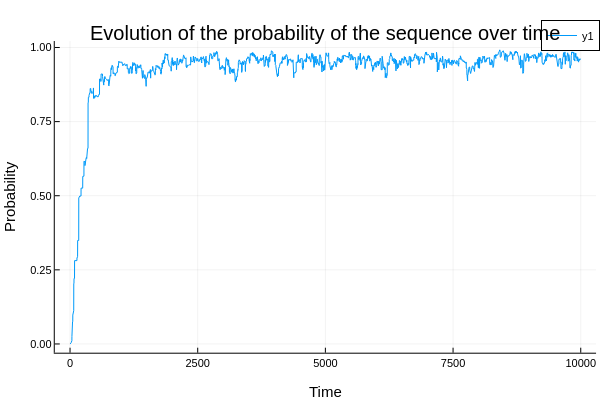

Source (notebook cell):
### Markdown cell above
## Metropolis general results

### Code cell
using .Metropolis: algo, all_ctc_maps, generate_seq
using Plots

seq = generate_seq()
target_number = 1234


final_seq, p_struct_time_t,_=algo(seq, target_number, all_ctc_maps, 10000, 100)
t=1:length(p_struct_time_t)
plot(t, p_struct_time_t, xlabel="Time", ylabel="Probability", title="Evolution of the probability of the sequence over time")

### Figure 1 — Plotly figure (JSON) as saved in the notebook; plotly's stock layout.template omitted (floating-point values rounded to 4 significant figures; data arrays with more than 128 entries replaced by an {"elided": "..."} marker saying what was removed)
{"data": [{"colorbar": {"len": 0.8657, "title": "", "x": 0.9934, "y": 0.5087}, "legendgroup": "y1", "line": {"color": "rgba(0, 154, 250, 1.000)", "dash": "solid", "shape": "linear", "width": 1}, "mode": "lines", "name": "y1", "showlegend": true, "type": "scatter", "x": {"elided": "10000 int values"}, "xaxis": "x", "y": {"elided": "10000 float values"}, "yaxis": "y"}], "layout": {"annotations": [{"font": {"color": "rgba(0, 0, 0, 1.000)", "family": "sans-serif", "size": 20}, "rotation": 0, "showarrow": false, "text": "Evolution of the probability of the sequence over time", "x": 0.5424, "xanchor": "center", "xref": "paper", "y": 1, "yanchor": "top", "yref": "paper"}], "height": 400, "legend": {"bgcolor": "rgba(255, 255, 255, 1.000)", "bordercolor": "rgba(0, 0, 0, 1.000)", "borderwidth": 1, "font": {"color": "rgba(0, 0, 0, 1.000)", "family": "sans-serif", "size": 11}, "title": {"font": {"color": "rgba(0, 0, 0, 1.000)", "family": "sans-serif", "size": 15}, "text": ""}, "tracegroupgap": 0, "traceorder": "normal", "x": 1, "xanchor": "auto", "y": 1, "yanchor": "auto"}, "margin": {"b": 20, "l": 0, "r": 0, "t": 20}, "paper_bgcolor": "rgba(255, 255, 255, 1.000)", "plot_bgcolor": "rgba(255, 255, 255, 1.000)", "showlegend": true, "width": 600, "xaxis": {"anchor": "y", "domain": [0.09128, 0.9934], "gridcolor": "rgba(0, 0, 0, 0.100)", "gridwidth": 0.5, "linecolor": "rgba(0, 0, 0, 1.000)", "mirror": false, "range": [-299.0, 10300.0], "showgrid": true, "showline": true, "showticklabels": true, "tickangle": 0, "tickcolor": "rgb(0, 0, 0)", "tickfont": {"color": "rgba(0, 0, 0, 1.000)", "family": "sans-serif", "size": 11}, "tickmode": "array", "ticks": "inside", "ticktext": ["0", "2500", "5000", "7500", "10000"], "tickvals": [0, 2500, 5000, 7500, 10000], "title": "Time", "titlefont": {"color": "rgba(0, 0, 0, 1.000)", "family": "sans-serif", "size": 15}, "type": "-", "visible": true, "zeroline": false, "zerolinecolor": "rgba(0, 0, 0, 1.000)"}, "yaxis": {"anchor": "x", "domain": [0.07581, 0.9415], "gridcolor": "rgba(0, 0, 0, 0.100)", "gridwidth": 0.5, "linecolor": "rgba(0, 0, 0, 1.000)", "mirror": false, "range": [-0.02951, 1.022], "showgrid": true, "showline": true, "showticklabels": true, "tickangle": 0, "tickcolor": "rgb(0, 0, 0)", "tickfont": {"color": "rgba(0, 0, 0, 1.000)", "family": "sans-serif", "size": 11}, "tickmode": "array", "ticks": "inside", "ticktext": ["0.00", "0.25", "0.50", "0.75", "1.00"], "tickvals": [0, 0.25, 0.5, 0.75, 1], "title": "Probability", "titlefont": {"color": "rgba(0, 0, 0, 1.000)", "family": "sans-serif", "size": 15}, "type": "-", "visible": true, "zeroline": false, "zerolinecolor": "rgba(0, 0, 0, 1.000)"}}}
